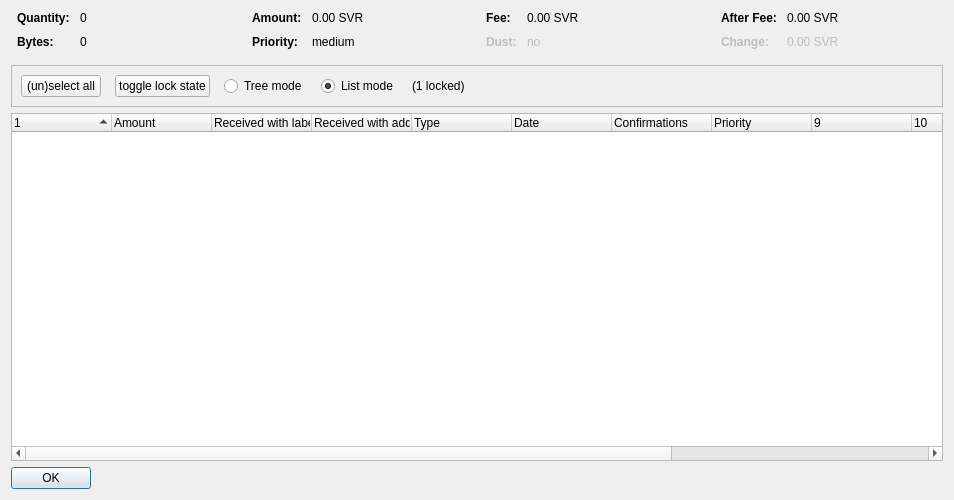
<?xml version="1.0" encoding="UTF-8"?>
<ui version="4.0">
 <class>CoinControlDialog</class>
 <widget class="QDialog" name="CoinControlDialog">
  <property name="geometry">
   <rect>
    <x>0</x>
    <y>0</y>
    <width>954</width>
    <height>500</height>
   </rect>
  </property>
  <property name="windowTitle">
   <string>Coin Selection</string>
  </property>
  <layout class="QVBoxLayout" name="verticalLayout">
   <item>
    <layout class="QHBoxLayout" name="horizontalLayoutTop" stretch="0,0,0,0">
     <property name="topMargin">
      <number>0</number>
     </property>
     <property name="bottomMargin">
      <number>10</number>
     </property>
     <item>
      <layout class="QFormLayout" name="formLayoutCoinControl1">
       <property name="horizontalSpacing">
        <number>10</number>
       </property>
       <property name="verticalSpacing">
        <number>10</number>
       </property>
       <property name="leftMargin">
        <number>6</number>
       </property>
       <property name="rightMargin">
        <number>6</number>
       </property>
       <item row="0" column="0">
        <widget class="QLabel" name="labelCoinControlQuantityText">
         <property name="font">
          <font>
           <weight>75</weight>
           <bold>true</bold>
          </font>
         </property>
         <property name="text">
          <string>Quantity:</string>
         </property>
        </widget>
       </item>
       <item row="0" column="1">
        <widget class="QLabel" name="labelCoinControlQuantity">
         <property name="cursor">
          <cursorShape>IBeamCursor</cursorShape>
         </property>
         <property name="contextMenuPolicy">
          <enum>Qt::ActionsContextMenu</enum>
         </property>
         <property name="text">
          <string notr="true">0</string>
         </property>
         <property name="textInteractionFlags">
          <set>Qt::LinksAccessibleByMouse|Qt::TextSelectableByKeyboard|Qt::TextSelectableByMouse</set>
         </property>
        </widget>
       </item>
       <item row="1" column="0">
        <widget class="QLabel" name="labelCoinControlBytesText">
         <property name="font">
          <font>
           <weight>75</weight>
           <bold>true</bold>
          </font>
         </property>
         <property name="text">
          <string>Bytes:</string>
         </property>
        </widget>
       </item>
       <item row="1" column="1">
        <widget class="QLabel" name="labelCoinControlBytes">
         <property name="cursor">
          <cursorShape>IBeamCursor</cursorShape>
         </property>
         <property name="contextMenuPolicy">
          <enum>Qt::ActionsContextMenu</enum>
         </property>
         <property name="text">
          <string notr="true">0</string>
         </property>
         <property name="textInteractionFlags">
          <set>Qt::LinksAccessibleByMouse|Qt::TextSelectableByKeyboard|Qt::TextSelectableByMouse</set>
         </property>
        </widget>
       </item>
      </layout>
     </item>
     <item>
      <layout class="QFormLayout" name="formLayoutCoinControl2">
       <property name="horizontalSpacing">
        <number>10</number>
       </property>
       <property name="verticalSpacing">
        <number>10</number>
       </property>
       <property name="leftMargin">
        <number>6</number>
       </property>
       <property name="rightMargin">
        <number>6</number>
       </property>
       <item row="0" column="0">
        <widget class="QLabel" name="labelCoinControlAmountText">
         <property name="font">
          <font>
           <weight>75</weight>
           <bold>true</bold>
          </font>
         </property>
         <property name="text">
          <string>Amount:</string>
         </property>
        </widget>
       </item>
       <item row="0" column="1">
        <widget class="QLabel" name="labelCoinControlAmount">
         <property name="cursor">
          <cursorShape>IBeamCursor</cursorShape>
         </property>
         <property name="contextMenuPolicy">
          <enum>Qt::ActionsContextMenu</enum>
         </property>
         <property name="text">
          <string notr="true">0.00 SVR</string>
         </property>
         <property name="textInteractionFlags">
          <set>Qt::LinksAccessibleByMouse|Qt::TextSelectableByKeyboard|Qt::TextSelectableByMouse</set>
         </property>
        </widget>
       </item>
       <item row="1" column="0">
        <widget class="QLabel" name="labelCoinControlPriorityText">
         <property name="font">
          <font>
           <weight>75</weight>
           <bold>true</bold>
          </font>
         </property>
         <property name="text">
          <string>Priority:</string>
         </property>
        </widget>
       </item>
       <item row="1" column="1">
        <widget class="QLabel" name="labelCoinControlPriority">
         <property name="cursor">
          <cursorShape>IBeamCursor</cursorShape>
         </property>
         <property name="contextMenuPolicy">
          <enum>Qt::ActionsContextMenu</enum>
         </property>
         <property name="text">
          <string>medium</string>
         </property>
         <property name="textInteractionFlags">
          <set>Qt::LinksAccessibleByMouse|Qt::TextSelectableByKeyboard|Qt::TextSelectableByMouse</set>
         </property>
        </widget>
       </item>
      </layout>
     </item>
     <item>
      <layout class="QFormLayout" name="formLayoutCoinControl3">
       <property name="horizontalSpacing">
        <number>10</number>
       </property>
       <property name="verticalSpacing">
        <number>10</number>
       </property>
       <property name="leftMargin">
        <number>6</number>
       </property>
       <property name="rightMargin">
        <number>6</number>
       </property>
       <item row="0" column="0">
        <widget class="QLabel" name="labelCoinControlFeeText">
         <property name="font">
          <font>
           <weight>75</weight>
           <bold>true</bold>
          </font>
         </property>
         <property name="text">
          <string>Fee:</string>
         </property>
        </widget>
       </item>
       <item row="0" column="1">
        <widget class="QLabel" name="labelCoinControlFee">
         <property name="cursor">
          <cursorShape>IBeamCursor</cursorShape>
         </property>
         <property name="contextMenuPolicy">
          <enum>Qt::ActionsContextMenu</enum>
         </property>
         <property name="text">
          <string notr="true">0.00 SVR</string>
         </property>
         <property name="textInteractionFlags">
          <set>Qt::LinksAccessibleByMouse|Qt::TextSelectableByKeyboard|Qt::TextSelectableByMouse</set>
         </property>
        </widget>
       </item>
       <item row="1" column="0">
        <widget class="QLabel" name="labelCoinControlLowOutputText">
         <property name="enabled">
          <bool>false</bool>
         </property>
         <property name="font">
          <font>
           <weight>75</weight>
           <bold>true</bold>
          </font>
         </property>
         <property name="text">
          <string>Dust:</string>
         </property>
        </widget>
       </item>
       <item row="1" column="1">
        <widget class="QLabel" name="labelCoinControlLowOutput">
         <property name="enabled">
          <bool>false</bool>
         </property>
         <property name="cursor">
          <cursorShape>IBeamCursor</cursorShape>
         </property>
         <property name="contextMenuPolicy">
          <enum>Qt::ActionsContextMenu</enum>
         </property>
         <property name="text">
          <string>no</string>
         </property>
         <property name="textInteractionFlags">
          <set>Qt::LinksAccessibleByMouse|Qt::TextSelectableByKeyboard|Qt::TextSelectableByMouse</set>
         </property>
        </widget>
       </item>
      </layout>
     </item>
     <item>
      <layout class="QFormLayout" name="formLayoutCoinControl4">
       <property name="horizontalSpacing">
        <number>10</number>
       </property>
       <property name="verticalSpacing">
        <number>10</number>
       </property>
       <property name="leftMargin">
        <number>6</number>
       </property>
       <property name="rightMargin">
        <number>6</number>
       </property>
       <item row="0" column="0">
        <widget class="QLabel" name="labelCoinControlAfterFeeText">
         <property name="font">
          <font>
           <weight>75</weight>
           <bold>true</bold>
          </font>
         </property>
         <property name="text">
          <string>After Fee:</string>
         </property>
        </widget>
       </item>
       <item row="0" column="1">
        <widget class="QLabel" name="labelCoinControlAfterFee">
         <property name="cursor">
          <cursorShape>IBeamCursor</cursorShape>
         </property>
         <property name="contextMenuPolicy">
          <enum>Qt::ActionsContextMenu</enum>
         </property>
         <property name="text">
          <string notr="true">0.00 SVR</string>
         </property>
         <property name="textInteractionFlags">
          <set>Qt::LinksAccessibleByMouse|Qt::TextSelectableByKeyboard|Qt::TextSelectableByMouse</set>
         </property>
        </widget>
       </item>
       <item row="1" column="0">
        <widget class="QLabel" name="labelCoinControlChangeText">
         <property name="enabled">
          <bool>false</bool>
         </property>
         <property name="font">
          <font>
           <weight>75</weight>
           <bold>true</bold>
          </font>
         </property>
         <property name="text">
          <string>Change:</string>
         </property>
        </widget>
       </item>
       <item row="1" column="1">
        <widget class="QLabel" name="labelCoinControlChange">
         <property name="enabled">
          <bool>false</bool>
         </property>
         <property name="cursor">
          <cursorShape>IBeamCursor</cursorShape>
         </property>
         <property name="contextMenuPolicy">
          <enum>Qt::ActionsContextMenu</enum>
         </property>
         <property name="text">
          <string notr="true">0.00 SVR</string>
         </property>
         <property name="textInteractionFlags">
          <set>Qt::LinksAccessibleByMouse|Qt::TextSelectableByKeyboard|Qt::TextSelectableByMouse</set>
         </property>
        </widget>
       </item>
      </layout>
     </item>
    </layout>
   </item>
   <item>
    <widget class="QFrame" name="frame">
     <property name="minimumSize">
      <size>
       <width>0</width>
       <height>40</height>
      </size>
     </property>
     <property name="frameShape">
      <enum>QFrame::StyledPanel</enum>
     </property>
     <property name="frameShadow">
      <enum>QFrame::Sunken</enum>
     </property>
     <layout class="QHBoxLayout" name="horizontalLayout">
      <item>
       <layout class="QHBoxLayout" name="horizontalLayoutPanel" stretch="0,0,0,0,0,0">
        <property name="spacing">
         <number>14</number>
        </property>
        <item>
         <widget class="QPushButton" name="pushButtonSelectAll">
          <property name="sizePolicy">
           <sizepolicy hsizetype="Maximum" vsizetype="Fixed">
            <horstretch>0</horstretch>
            <verstretch>0</verstretch>
           </sizepolicy>
          </property>
          <property name="text">
           <string>(un)select all</string>
          </property>
          <property name="autoDefault">
           <bool>false</bool>
          </property>
         </widget>
        </item>
        <item>
         <widget class="QPushButton" name="pushButtonToggleLock">
          <property name="sizePolicy">
           <sizepolicy hsizetype="Maximum" vsizetype="Fixed">
            <horstretch>0</horstretch>
            <verstretch>0</verstretch>
           </sizepolicy>
          </property>
          <property name="text">
           <string>toggle lock state</string>
          </property>
          <property name="autoDefault">
           <bool>false</bool>
          </property>
         </widget>
        </item>
        <item>
         <widget class="QRadioButton" name="radioTreeMode">
          <property name="sizePolicy">
           <sizepolicy hsizetype="Maximum" vsizetype="Fixed">
            <horstretch>0</horstretch>
            <verstretch>0</verstretch>
           </sizepolicy>
          </property>
          <property name="text">
           <string>Tree mode</string>
          </property>
         </widget>
        </item>
        <item>
         <widget class="QRadioButton" name="radioListMode">
          <property name="sizePolicy">
           <sizepolicy hsizetype="Maximum" vsizetype="Fixed">
            <horstretch>0</horstretch>
            <verstretch>0</verstretch>
           </sizepolicy>
          </property>
          <property name="text">
           <string>List mode</string>
          </property>
          <property name="checked">
           <bool>true</bool>
          </property>
         </widget>
        </item>
        <item>
         <widget class="QLabel" name="labelLocked">
          <property name="text">
           <string>(1 locked)</string>
          </property>
         </widget>
        </item>
        <item>
         <spacer name="horizontalSpacer">
          <property name="orientation">
           <enum>Qt::Horizontal</enum>
          </property>
          <property name="sizeHint" stdset="0">
           <size>
            <width>40</width>
            <height>20</height>
           </size>
          </property>
         </spacer>
        </item>
       </layout>
      </item>
     </layout>
    </widget>
   </item>
   <item>
    <widget class="CoinControlTreeWidget" name="treeWidget">
     <property name="contextMenuPolicy">
      <enum>Qt::CustomContextMenu</enum>
     </property>
     <property name="sortingEnabled">
      <bool>false</bool>
     </property>
     <property name="columnCount">
      <number>13</number>
     </property>
     <attribute name="headerShowSortIndicator" stdset="0">
      <bool>true</bool>
     </attribute>
     <attribute name="headerStretchLastSection">
      <bool>false</bool>
     </attribute>
     <column>
      <property name="text">
       <string/>
      </property>
     </column>
     <column>
      <property name="text">
       <string>Amount</string>
      </property>
     </column>
     <column>
      <property name="text">
       <string>Received with label</string>
      </property>
     </column>
     <column>
      <property name="text">
       <string>Received with address</string>
      </property>
     </column>
     <column>
      <property name="text">
	<string>Type</string>
      </property>
     </column>
     <column>
      <property name="text">	 
       <string>Date</string>
      </property>
     </column>
     <column>
      <property name="text">
       <string>Confirmations</string>
      </property>
      <property name="toolTip">
       <string>Confirmed</string>
      </property>
     </column>
     <column>
      <property name="text">
       <string>Priority</string>
      </property>
     </column>
     <column>
      <property name="text">
       <string/>
      </property>
     </column>
     <column>
      <property name="text">
       <string/>
      </property>
     </column>
     <column>
      <property name="text">
       <string/>
      </property>
     </column>
     <column>
      <property name="text">
       <string/>
      </property>
     </column>
     <column>
      <property name="text">
       <string/>
      </property>
     </column>
    </widget>
   </item>
   <item>
    <widget class="QDialogButtonBox" name="buttonBox">
     <property name="sizePolicy">
      <sizepolicy hsizetype="Maximum" vsizetype="Fixed">
       <horstretch>0</horstretch>
       <verstretch>0</verstretch>
      </sizepolicy>
     </property>
     <property name="orientation">
      <enum>Qt::Horizontal</enum>
     </property>
     <property name="standardButtons">
      <set>QDialogButtonBox::Ok</set>
     </property>
    </widget>
   </item>
  </layout>
 </widget>
 <customwidgets>
  <customwidget>
   <class>CoinControlTreeWidget</class>
   <extends>QTreeWidget</extends>
   <header>coincontroltreewidget.h</header>
  </customwidget>
 </customwidgets>
 <resources/>
 <connections/>
</ui>
